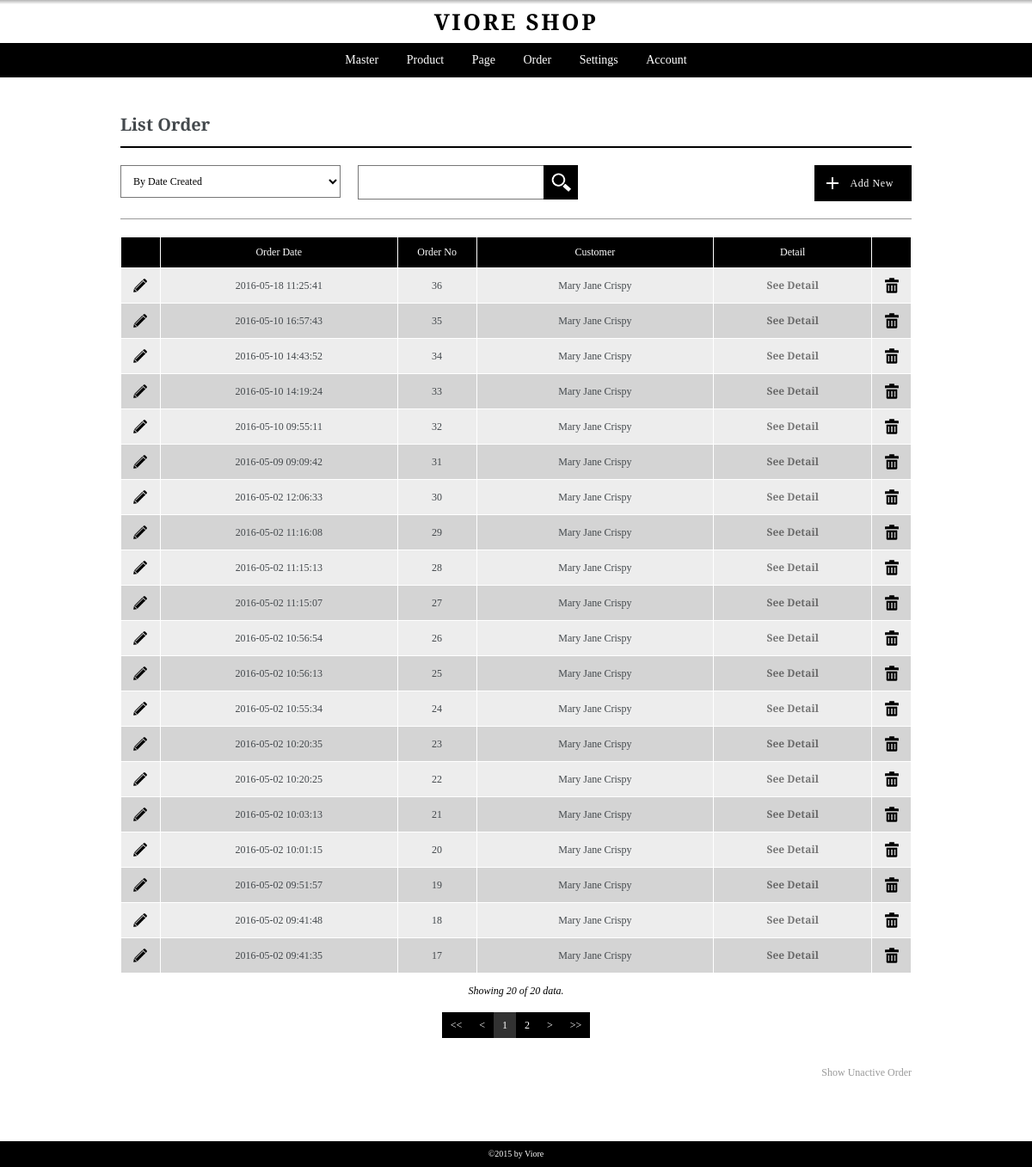
/admin/pages/listorder.php (signed in), run on an earlier commit of the app's database.
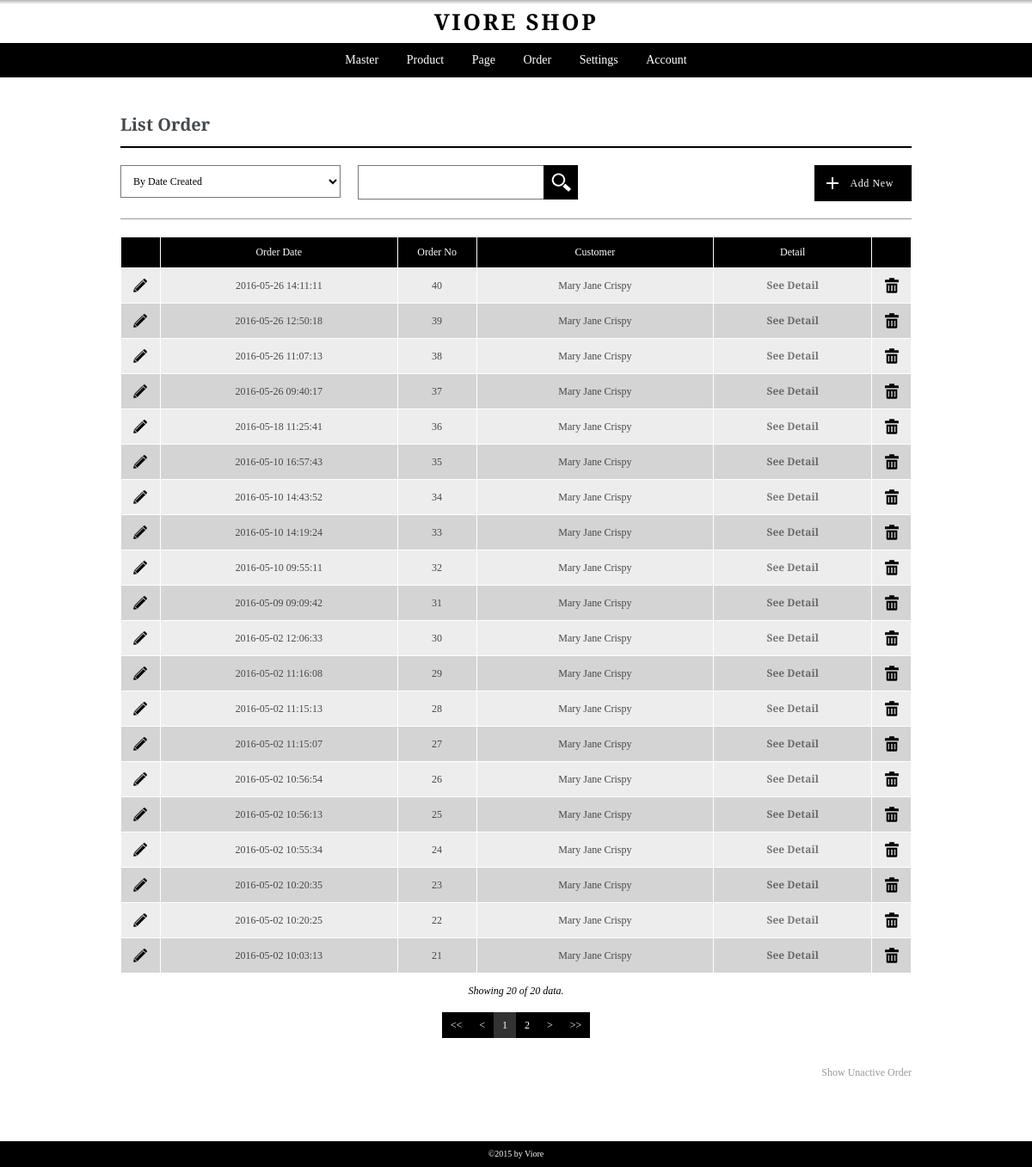
And on a later commit of the database.
### tables this page shows
CREATE TABLE `purchase_order` (
  `id_order` int(20) NOT NULL,
  `id_customer` int(5) NOT NULL,
  `order_date` datetime NOT NULL,
  `total_item` int(7) NOT NULL,
  `subtotal` double NOT NULL,
  `discount` double NOT NULL,
  `ongkir` double NOT NULL,
  `id_shippingmethod` int(5) NOT NULL,
  `id_paymentmethod` int(5) NOT NULL,
  `no_resi` varchar(30) NOT NULL,
  `grandtotal` double NOT NULL,
  `note` text NOT NULL,
  `status` int(1) NOT NULL,
  `user_create` int(5) NOT NULL,
  `user_edit` int(5) NOT NULL,
  `date_created` datetime NOT NULL,
  `date_edited` datetime NOT NULL,
  `active` int(1) NOT NULL
);

CREATE TABLE `customer` (
  `id_customer` int(10) NOT NULL,
  `customer_name` varchar(256) NOT NULL,
  `gender` int(1) NOT NULL,
  `birthday` date NOT NULL,
  `email` varchar(256) NOT NULL,
  `phone_number` varchar(30) NOT NULL,
  `password` varchar(50) NOT NULL,
  `subscribe` int(1) NOT NULL DEFAULT '0',
  `user_create` int(5) NOT NULL,
  `user_edit` int(5) NOT NULL,
  `date_created` datetime NOT NULL,
  `date_edited` datetime NOT NULL,
  `last_online` datetime NOT NULL,
  `active` int(1) NOT NULL
);

### admin/pages/getfieldname.php (called while the page is built, shortened)
<?php
if((substr($pagecall,0,4)=="edit")||(substr($pagecall,0,4)=="list")){
	$tabel = substr($pagecall, 4);
}
else {
	$tabel = substr($pagecall, 3);
}
$pageedit = "add".$tabel;
?>

### admin/pages/listorder.php (the view, shortened to what this page needs)
<?php
	include "header.php";
	$pagecall = "listorder";
	include "controller.php";
	include "getfieldname.php";
?>
<div class="container">
	<div class="content list listorder">
		<h3><?php echo ucwords("List ".$tabel); ?></h3>
		<?php
			include ("../pages/filter-box.php");
		?>
		<div class="data-table">
			<table border="1" cellpadding="0" cellspacing="0" width="100%">
				<colgroup>
					<col width="5%">
					<col width="30%">
					<col width="10%">
					<col width="">
					<col width="20%">
					<col width="5%">
				</colgroup>
				<thead>
					<tr>
						<th>&nbsp;</th>
						<th>Order Date</th>
						<th>Order No</th>
						<th>Customer</th>
						<th>Detail</th>
						<th>&nbsp;</th>
					</tr>
				</thead>
				<tbody>
					<?php
					$batas=20;
					if (empty($halaman))
					{
						$posisi=0;
						$halaman=1;
					}
					else
					{
						$posisi=($halaman-1)*$batas;
					}
					$sql = "SELECT po.*, c.customer_name FROM purchase_order po, customer c ";
					if(isset($_GET['discard'])){
						$sql .= "WHERE po.active=0 ";
					}
					else{
						$sql .= "WHERE po.active=1 ";
					}
					$sql .= "AND po.id_customer = c.id_customer ";
					if ((isset($_POST['sortingchoice'])) AND ($_POST['sortingchoice']!="all"))
					{
						$sorting_opt = explode(":", $_POST['sortingchoice']);
						$sql .= "ORDER BY ".$sorting_opt[0]." ".$sorting_opt[1]." ";
					}
					else{
						$sql .= "ORDER BY date_created DESC ";
					}
					$sqlp = $sql."LIMIT $posisi,$batas";
					$result = mysql_query($sqlp);
					while ($row=mysql_fetch_array($result))
					{
						echo '<tr>';
						echo '	<td align="center">
									<a href="'.$pageedit.'.php?act=chg&id='.$row["id_order"].'" class="link-opt"><img src="../images/icon-pencil.png" alt="Edit" title="Edit"></a>
								</td>
						';
						echo '	<td align="center">'.$row['order_date'].'</td>';
						echo '	<td align="center">'.$row['id_order'].'</td>';
						echo '	<td align="center">'.$row['customer_name'].'</td>';
						echo '	<td align="center" class="link-detail"><a href=detailorder.php?idorder='.$row['id_order'].'>See Detail</a></td>';
						if(isset($_GET['discard'])){
							echo '	<td align="center">
									<a href="activate.php?id='.$row["id_order"].'&pageorigin='.$pagecall.'" class="link-opt"><img src="../images/greenbutton.png" alt="Activate" title="Activate"></a>
								</td>
							';
						}
						else{
							echo '	<td align="center">
									<a href="deactive.php?id='.$row["id_order"].'&pageorigin='.$pagecall.'" class="link-opt"><img src="../images/icon-trash.png" alt="Delete" title="Delete"></a>
								</td>
							';
						}
						echo '</tr>';
					}
					?>
				</tbody>
			</table>
		</div>
		<div class="data-show">
			<?php
				$jumlah = mysql_num_rows($result);
				$showing = $batas;
				echo '<p>Showing '.$showing.' of '.$jumlah.' data.</p>';
			?>
		</div>
		<?php
		include ("../modules/paging.php");
		include ("../modules/showunactivelink.php");
		?>
	</div>
</div>
<?php
	include "footer.php";
?>

### admin/modules/paging.php (shortened to what this page needs)
<?php
$tampil= mysql_query($sql);
$jmldata=mysql_num_rows($tampil);
$jmlhalaman=ceil($jmldata/$batas);
$file="../pages/".$pagecall.".php";
?>
<div class="pagination">
	<nav>
		<ul>
		<?php
		if($halaman>1)
		{
			$previous=$halaman-1;
			echo "<li><a href='$file?halaman=1".((isset($_GET['discard']))?'&discard':'')."'>&lt;&lt;</a></li>";
			echo "<li><a href='$file?halaman=$previous".((isset($_GET['discard']))?'&discard':'')."'>&lt;</a></li>";
		}
		else
		{
			echo "<li><b>&lt;&lt;</b></li>";
			echo "<li><b>&lt;</b></li>";
		}
		echo "<li><b class='active'>$halaman</b></li>";
		for ($i=$halaman+1;$i<($halaman+4);$i++)
		{
			if ($i > $jmlhalaman)
			break;
			echo "<li><a href=$file?halaman=$i".((isset($_GET['discard']))?'&discard':'').">$i</a></li>";
		}
		if ($halaman<$jmlhalaman)
		{
			$next=$halaman+1;
			echo "<li><a href=$file?halaman=$next".((isset($_GET['discard']))?'&discard':'').">&gt;</a></li>";
			echo "<li><a href=$file?halaman=$jmlhalaman".((isset($_GET['discard']))?'&discard':'').">&gt;&gt;</a></li>";
		}
		else{
			echo "<li><b>&gt;</b></li>";
			echo "<li><b>&gt;&gt;</b></li>";
		}
?>
		</ul>
	</nav>
</div>

What changed in the data, as far as the page shows it:
no longer on this page (row unchanged): purchase_order: order_date "2016-05-02 10:01:15", id_order "20", id_customer.customer_name "Mary Jane Crispy"
no longer on this page (row unchanged): purchase_order: order_date "2016-05-02 09:51:57", id_order "19", id_customer.customer_name "Mary Jane Crispy"
no longer on this page (row unchanged): purchase_order: order_date "2016-05-02 09:41:48", id_order "18", id_customer.customer_name "Mary Jane Crispy"
no longer on this page (row unchanged): purchase_order: order_date "2016-05-02 09:41:35", id_order "17", id_customer.customer_name "Mary Jane Crispy"
added purchase_order: order_date "2016-05-26 14:11:11", id_order "40", id_customer.customer_name "Mary Jane Crispy"
added purchase_order: order_date "2016-05-26 12:50:18", id_order "39", id_customer.customer_name "Mary Jane Crispy"
added purchase_order: order_date "2016-05-26 11:07:13", id_order "38", id_customer.customer_name "Mary Jane Crispy"
added purchase_order: order_date "2016-05-26 09:40:17", id_order "37", id_customer.customer_name "Mary Jane Crispy"
